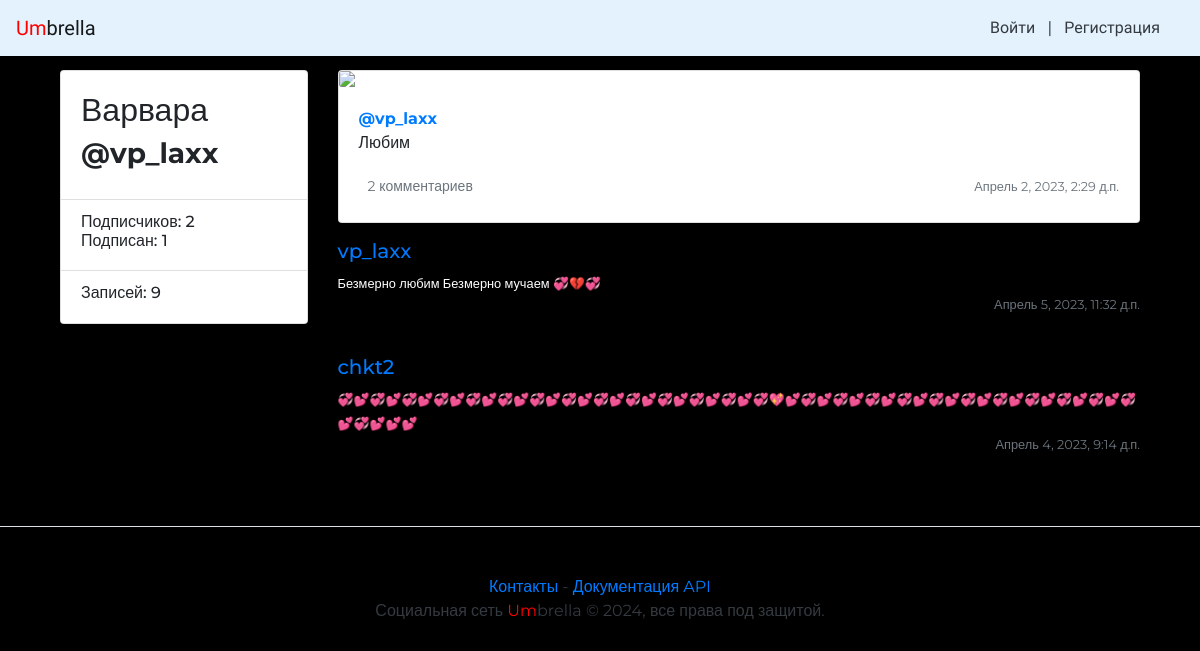
Screenshot of /vp_laxx/101/ with the database file from the repository.
### posts/models.py (models this page shows, shortened)
class Post(models.Model):
    author = models.ForeignKey(to=User, on_delete=models.CASCADE, related_name='posts')
    group = models.ForeignKey(to=Group, on_delete=models.CASCADE, related_name='posts', blank=True, null=True,
                              verbose_name='Группа')
    text = models.TextField(help_text='Содержимое новой записи',
                            verbose_name='Текст')
    pub_date = models.DateTimeField('Publication date', auto_now_add=True)
    image = models.ImageField(upload_to='posts/', blank=True, null=True,
                              verbose_name='Изображение')

class Comment(models.Model):
    post = models.ForeignKey(Post, on_delete=models.CASCADE, related_name='comments')
    author = models.ForeignKey(User, on_delete=models.CASCADE, related_name='comments')
    text = models.TextField()
    created = models.DateTimeField('Publication date', auto_now_add=True)
    class Meta:
        ordering = ['-created']

### posts/views.py (the view)
# urls.py: path('<str:username>/<int:post_id>/', views.post_view, name='post'),
def post_view(request, username, post_id):
    profile_user = get_object_or_404(User, username=username)
    posts = Post.objects.filter(author=profile_user)
    posts_count = posts.count()
    post = Post.objects.get(id=post_id)
    comments = Comment.objects.filter(post=post)  # get a queryset of comments for a post
    form = CommentForm()
    followings_count = profile_user.follower.count()
    followers_count = profile_user.following.count()
    return render(request, 'post.html', {'profile_user': profile_user,
                                         'posts_count': posts_count,
                                         'post': post,
                                         'items': comments,
                                         'form': form,
                                         'followers': followers_count,
                                         'followings': followings_count})

### umbrella/context_processors/common.py (called while the page is built)
def year(request):
    now_year = dt.datetime.now().year
    return {
        'year': now_year
    }

### posts/templates/post.html (shortened to what this page needs)
{% extends "base.html" %}
{% block content %}
<main role="main" class="container">
    <div class="row">
        <div class="col-md-3 mb-3 mt-1">
            <div class="card">
                <div class="card-body">
                    <div class="h2">
                        {{ profile_user.first_name }} {{ profile_user.last_name }}
                    </div>
                    <div class="h3 text" style="font-weight: bold">
                        @{{ profile_user.username }}
                    </div>
                </div>
                <ul class="list-group list-group-flush">
                    <li class="list-group-item">
                        <div class="h6 text">
                            Подписчиков: {{ followers }} <br />
                            Подписан: {{ followings }}
                        </div>
                    </li>
                    <li class="list-group-item">
                        <div class="h6 text">
                            Записей: {{ posts_count }}
                        </div>
                    </li>
                </ul>
            </div>
        </div>
        <div class="col-md-9">
            {% include "post_item.html" with post=post %}
            {% include 'comments.html' %}
        </div>
    </div>
</main>
{% endblock %}

### posts/templates/post_item.html (shortened to what this page needs)
<div class="card mb-3 mt-1 shadow-sm">
    {% load thumbnail %}
    {% thumbnail post.image "960x339" crop="center" upscale=True as im %}
        <img class="card-img" src="{{ im.url }}" />
    {% endthumbnail %}
    <div class="card-body">
        <p class="card-text">
            <a name="post_{{ post.id }}" href="{% url 'profile' post.author.username %}">
                <strong class="d-block text-gray-dark">@{{ post.author }}</strong>
            </a>
            {{ post.text|linebreaksbr }}
        </p>
        <div class="d-flex justify-content-between align-items-center">
            <div class="btn-group ">
                <a class="btn btn-sm text-muted" href="{% url 'post' post.author.username post.id %}" role="button">
                    {% if post.comments.exists %}
                        {{ post.comments.count }} комментариев
                    {% else%}
                        Добавить комментарий
                    {% endif %}
                </a>
            </div>
            <small class="text-muted">{{ post.pub_date }}</small>
        </div>
    </div>
</div>

### posts/templates/comments.html (shortened to what this page needs)
{% load user_filters %}
{% for item in items %}
    <div class="media mb-4">
        <div class="media-body">
            <h5 class="mt-0">
            <a
                href="{% url 'profile' item.author.username %}"
                name="comment_{{ item.id }}"
                >{{ item.author.username }}</a>
            </h5>
            <small style="color: white">{{ item.text }}</small>
            <div class="d-flex justify-content-between align-items-center">
                <small class="text-muted">{{ item.created }}</small>
            </div>
        </div>
    </div>
    {% if not forloop.last %}
        <hr>
    {% endif %}
{% endfor %}

### templates/base.html (style rules this page uses)
body { background-color: black; font-family: 'Montserrat', sans-serif; }

### rows the page displays
Post: author "vp_laxx", text "Любим", comments.count "2", pub_date "Апрель 2, 2023, 2:29 д.п."
Comment: author.username "vp_laxx", text "Безмерно любим Безмерно мучаем 💞💔💞", created "Апрель 5, 2023, 11:32 д.п."
Comment: author.username "chkt2", text "💞💕💞💕💞💕💞💕💞💕💞💕💞💕💞💕💞💕💞💕💞💕💞💕💞💕💞💖💕💞💕💞💕💞💕💞💕💞💕💞💕💞💕💞💕💞💕💞💕💞💕💞💕💕💕", created "Апрель 4, 2023, 9:14 д.п."

### other values shown
{{ profile_user.first_name }} "Варвара"
{{ profile_user.username }} "vp_laxx"
{{ followers }} "2"
{{ followings }} "1"
{{ posts_count }} "9"
